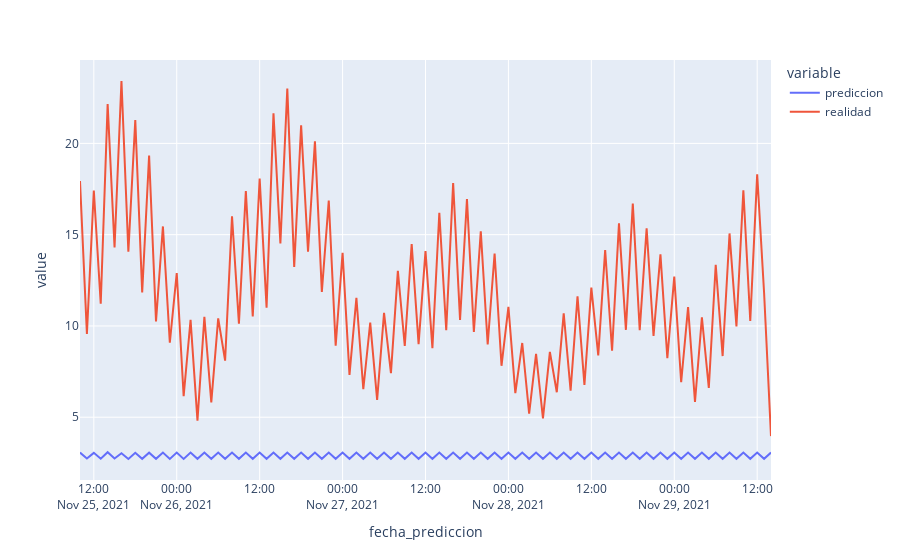

Write notebook code for a chart like this one.
### Code cell
# Gráfico 2
datos_com = datos\
    .drop('MAE', axis = 1)\
    .melt(id_vars = ('fecha_prediccion'))

fig = px.line(datos_com, x='fecha_prediccion', y="value", color = 'variable')
fig.show()
